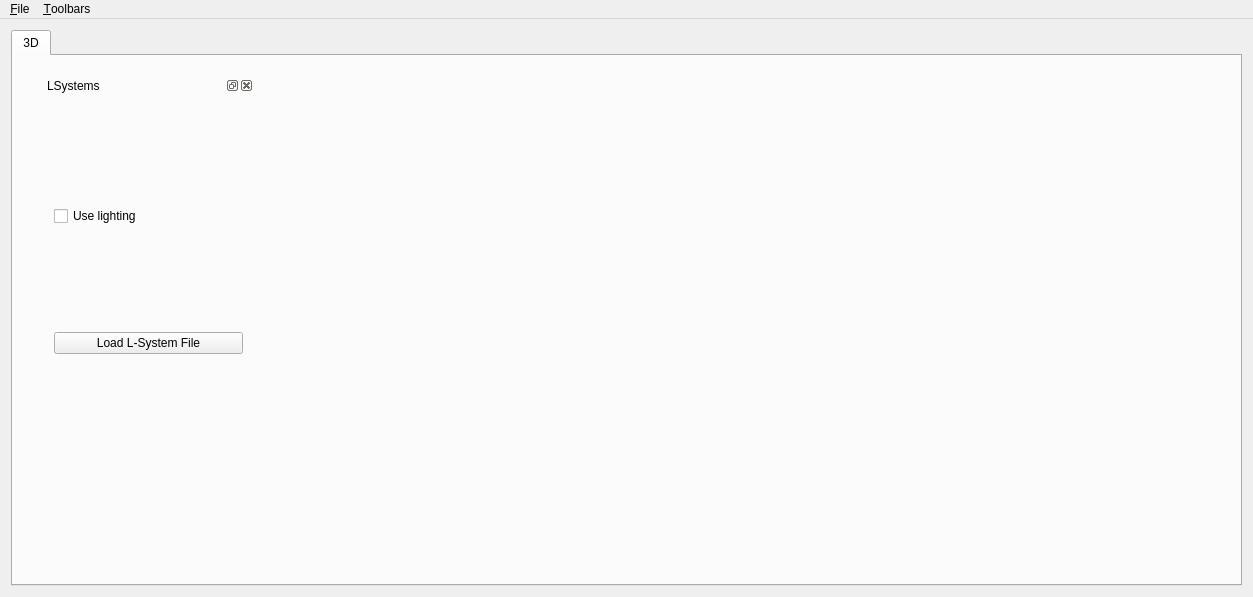
<?xml version="1.0" encoding="UTF-8"?>
<ui version="4.0">
 <class>MainWindow</class>
 <widget class="QMainWindow" name="MainWindow">
  <property name="geometry">
   <rect>
    <x>0</x>
    <y>0</y>
    <width>1253</width>
    <height>597</height>
   </rect>
  </property>
  <property name="windowTitle">
   <string>CS 123: Introduction to Computer Graphics</string>
  </property>
  <property name="dockNestingEnabled">
   <bool>true</bool>
  </property>
  <property name="dockOptions">
   <set>QMainWindow::AllowNestedDocks|QMainWindow::AllowTabbedDocks|QMainWindow::AnimatedDocks|QMainWindow::ForceTabbedDocks|QMainWindow::VerticalTabs</set>
  </property>
  <widget class="QWidget" name="centralWidget">
   <layout class="QGridLayout" name="gridLayout_2">
    <item row="0" column="1">
     <widget class="QTabWidget" name="tabWidget">
      <property name="tabPosition">
       <enum>QTabWidget::North</enum>
      </property>
      <property name="currentIndex">
       <number>0</number>
      </property>
      <widget class="QWidget" name="tab3D">
       <attribute name="title">
        <string>3D</string>
       </attribute>
       <widget class="QWidget" name="canvas3D" native="true">
        <property name="geometry">
         <rect>
          <x>320</x>
          <y>40</y>
          <width>400</width>
          <height>400</height>
         </rect>
        </property>
        <property name="sizePolicy">
         <sizepolicy hsizetype="Fixed" vsizetype="Fixed">
          <horstretch>0</horstretch>
          <verstretch>0</verstretch>
         </sizepolicy>
        </property>
       </widget>
       <widget class="QDockWidget" name="loadLSystemDock">
        <property name="geometry">
         <rect>
          <x>30</x>
          <y>20</y>
          <width>211</width>
          <height>391</height>
         </rect>
        </property>
        <property name="sizePolicy">
         <sizepolicy hsizetype="Preferred" vsizetype="Preferred">
          <horstretch>0</horstretch>
          <verstretch>0</verstretch>
         </sizepolicy>
        </property>
        <property name="floating">
         <bool>false</bool>
        </property>
        <property name="allowedAreas">
         <set>Qt::AllDockWidgetAreas</set>
        </property>
        <property name="windowTitle">
         <string>LSystems</string>
        </property>
        <widget class="QWidget" name="lSystemDockContents">
         <property name="sizePolicy">
          <sizepolicy hsizetype="Preferred" vsizetype="Preferred">
           <horstretch>0</horstretch>
           <verstretch>0</verstretch>
          </sizepolicy>
         </property>
         <layout class="QVBoxLayout" name="verticalLayout_6">
          <item>
           <widget class="QCheckBox" name="useLightingCheckbox">
            <property name="text">
             <string>Use lighting</string>
            </property>
           </widget>
          </item>
          <item>
           <widget class="QPushButton" name="loadLSystemFileButton">
            <property name="text">
             <string>Load L-System File</string>
            </property>
           </widget>
          </item>
         </layout>
        </widget>
       </widget>
       <widget class="QWidget" name="widget" native="true">
        <property name="geometry">
         <rect>
          <x>740</x>
          <y>40</y>
          <width>481</width>
          <height>401</height>
         </rect>
        </property>
       </widget>
      </widget>
     </widget>
    </item>
   </layout>
  </widget>
  <widget class="QMenuBar" name="menuBar">
   <property name="geometry">
    <rect>
     <x>0</x>
     <y>0</y>
     <width>1253</width>
     <height>21</height>
    </rect>
   </property>
   <widget class="QMenu" name="menuFile">
    <property name="title">
     <string>&amp;File</string>
    </property>
    <addaction name="actionNew"/>
    <addaction name="actionOpen"/>
    <addaction name="actionUseOrbitingCamera"/>
    <addaction name="separator"/>
    <addaction name="actionQuit"/>
   </widget>
   <widget class="QMenu" name="menuToolbars">
    <property name="title">
     <string>&amp;Toolbars</string>
    </property>
   </widget>
   <addaction name="menuFile"/>
   <addaction name="menuToolbars"/>
  </widget>
  <action name="actionNew">
   <property name="text">
    <string>&amp;New</string>
   </property>
   <property name="shortcut">
    <string>Ctrl+N</string>
   </property>
  </action>
  <action name="actionOpen">
   <property name="text">
    <string>&amp;Open...</string>
   </property>
   <property name="shortcut">
    <string>Ctrl+O</string>
   </property>
  </action>
  <action name="actionSave">
   <property name="text">
    <string>&amp;Save...</string>
   </property>
   <property name="shortcut">
    <string>Ctrl+S</string>
   </property>
  </action>
  <action name="actionQuit">
   <property name="text">
    <string>&amp;Quit</string>
   </property>
   <property name="shortcut">
    <string>Ctrl+Q</string>
   </property>
  </action>
  <action name="actionRevert">
   <property name="enabled">
    <bool>true</bool>
   </property>
   <property name="text">
    <string>&amp;Revert Image</string>
   </property>
   <property name="shortcut">
    <string>Ctrl+R</string>
   </property>
  </action>
  <action name="actionCopy3Dto2D">
   <property name="text">
    <string>Copy &amp;3D tab to 2D tab</string>
   </property>
  </action>
  <action name="actionClear">
   <property name="text">
    <string>&amp;Clear Image</string>
   </property>
   <property name="toolTip">
    <string>Clear Image</string>
   </property>
   <property name="shortcut">
    <string>Ctrl+C</string>
   </property>
  </action>
  <action name="actionUseOrbitingCamera">
   <property name="checkable">
    <bool>true</bool>
   </property>
   <property name="text">
    <string>&amp;Use Orbiting Camera</string>
   </property>
   <property name="shortcut">
    <string>Ctrl+B</string>
   </property>
  </action>
 </widget>
 <layoutdefault spacing="6" margin="11"/>
 <resources/>
 <connections>
  <connection>
   <sender>actionQuit</sender>
   <signal>triggered()</signal>
   <receiver>MainWindow</receiver>
   <slot>close()</slot>
   <hints>
    <hint type="sourcelabel">
     <x>-1</x>
     <y>-1</y>
    </hint>
    <hint type="destinationlabel">
     <x>299</x>
     <y>199</y>
    </hint>
   </hints>
  </connection>
  <connection>
   <sender>actionOpen</sender>
   <signal>triggered()</signal>
   <receiver>MainWindow</receiver>
   <slot>fileOpen()</slot>
   <hints>
    <hint type="sourcelabel">
     <x>-1</x>
     <y>-1</y>
    </hint>
    <hint type="destinationlabel">
     <x>299</x>
     <y>1165</y>
    </hint>
   </hints>
  </connection>
 </connections>
 <slots>
  <slot>checkAllRayFeatures()</slot>
  <slot>uncheckAllRayFeatures()</slot>
  <slot>setAspectRatioText()</slot>
  <slot>fileNew()</slot>
  <slot>fileOpen()</slot>
  <slot>fileSave()</slot>
  <slot>renderImage()</slot>
  <slot>cancelRender()</slot>
  <slot>fileCopy3Dto2D()</slot>
  <slot>setCameraAxisX()</slot>
  <slot>setCameraAxisY()</slot>
  <slot>setCameraAxisZ()</slot>
  <slot>updateCameraTranslation()</slot>
  <slot>updateCameraRotationN()</slot>
  <slot>updateCameraRotationV()</slot>
  <slot>updateCameraRotationU()</slot>
  <slot>resetUpVector()</slot>
  <slot>updateCameraClip()</slot>
  <slot>updateCameraHeightAngle()</slot>
  <slot>setCameraAxonometric()</slot>
  <slot>clearImage()</slot>
  <slot>revertImage()</slot>
  <slot>resetSliders()</slot>
 </slots>
</ui>
